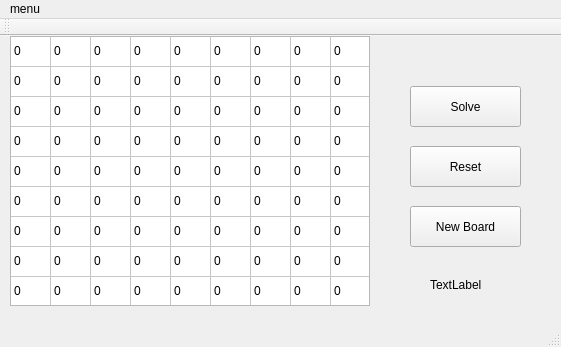
<?xml version="1.0" encoding="UTF-8"?>
<ui version="4.0">
 <class>MainWindow</class>
 <widget class="QMainWindow" name="MainWindow">
  <property name="geometry">
   <rect>
    <x>0</x>
    <y>0</y>
    <width>561</width>
    <height>347</height>
   </rect>
  </property>
  <property name="sizePolicy">
   <sizepolicy hsizetype="Maximum" vsizetype="Preferred">
    <horstretch>0</horstretch>
    <verstretch>0</verstretch>
   </sizepolicy>
  </property>
  <property name="windowTitle">
   <string>sudoku!</string>
  </property>
  <widget class="QWidget" name="centralWidget">
   <widget class="QPushButton" name="solve">
    <property name="geometry">
     <rect>
      <x>410</x>
      <y>50</y>
      <width>111</width>
      <height>41</height>
     </rect>
    </property>
    <property name="text">
     <string>Solve</string>
    </property>
   </widget>
   <widget class="QTableWidget" name="table">
    <property name="geometry">
     <rect>
      <x>10</x>
      <y>0</y>
      <width>360</width>
      <height>270</height>
     </rect>
    </property>
    <property name="minimumSize">
     <size>
      <width>360</width>
      <height>270</height>
     </size>
    </property>
    <property name="verticalScrollBarPolicy">
     <enum>Qt::ScrollBarAlwaysOff</enum>
    </property>
    <property name="horizontalScrollBarPolicy">
     <enum>Qt::ScrollBarAlwaysOff</enum>
    </property>
    <property name="editTriggers">
     <set>QAbstractItemView::NoEditTriggers</set>
    </property>
    <attribute name="horizontalHeaderVisible">
     <bool>false</bool>
    </attribute>
    <attribute name="horizontalHeaderMinimumSectionSize">
     <number>40</number>
    </attribute>
    <attribute name="horizontalHeaderDefaultSectionSize">
     <number>40</number>
    </attribute>
    <attribute name="horizontalHeaderHighlightSections">
     <bool>true</bool>
    </attribute>
    <attribute name="verticalHeaderVisible">
     <bool>false</bool>
    </attribute>
    <row>
     <property name="text">
      <string>新建行</string>
     </property>
    </row>
    <row>
     <property name="text">
      <string>新建行</string>
     </property>
    </row>
    <row>
     <property name="text">
      <string>新建行</string>
     </property>
    </row>
    <row>
     <property name="text">
      <string>新建行</string>
     </property>
    </row>
    <row>
     <property name="text">
      <string>新建行</string>
     </property>
    </row>
    <row>
     <property name="text">
      <string>新建行</string>
     </property>
    </row>
    <row>
     <property name="text">
      <string>新建行</string>
     </property>
    </row>
    <row>
     <property name="text">
      <string>新建行</string>
     </property>
    </row>
    <row>
     <property name="text">
      <string>新建行</string>
     </property>
    </row>
    <column>
     <property name="text">
      <string>新建列</string>
     </property>
    </column>
    <column>
     <property name="text">
      <string>新建列</string>
     </property>
    </column>
    <column>
     <property name="text">
      <string>新建列</string>
     </property>
    </column>
    <column>
     <property name="text">
      <string>新建列</string>
     </property>
    </column>
    <column>
     <property name="text">
      <string>新建列</string>
     </property>
    </column>
    <column>
     <property name="text">
      <string>新建列</string>
     </property>
    </column>
    <column>
     <property name="text">
      <string>新建列</string>
     </property>
    </column>
    <column>
     <property name="text">
      <string>新建列</string>
     </property>
    </column>
    <column>
     <property name="text">
      <string>新建列</string>
     </property>
    </column>
    <item row="0" column="0">
     <property name="text">
      <string>0</string>
     </property>
    </item>
    <item row="0" column="1">
     <property name="text">
      <string>0</string>
     </property>
    </item>
    <item row="0" column="2">
     <property name="text">
      <string>0</string>
     </property>
    </item>
    <item row="0" column="3">
     <property name="text">
      <string>0</string>
     </property>
    </item>
    <item row="0" column="4">
     <property name="text">
      <string>0</string>
     </property>
    </item>
    <item row="0" column="5">
     <property name="text">
      <string>0</string>
     </property>
    </item>
    <item row="0" column="6">
     <property name="text">
      <string>0</string>
     </property>
    </item>
    <item row="0" column="7">
     <property name="text">
      <string>0</string>
     </property>
    </item>
    <item row="0" column="8">
     <property name="text">
      <string>0</string>
     </property>
    </item>
    <item row="1" column="0">
     <property name="text">
      <string>0</string>
     </property>
    </item>
    <item row="1" column="1">
     <property name="text">
      <string>0</string>
     </property>
    </item>
    <item row="1" column="2">
     <property name="text">
      <string>0</string>
     </property>
    </item>
    <item row="1" column="3">
     <property name="text">
      <string>0</string>
     </property>
    </item>
    <item row="1" column="4">
     <property name="text">
      <string>0</string>
     </property>
    </item>
    <item row="1" column="5">
     <property name="text">
      <string>0</string>
     </property>
    </item>
    <item row="1" column="6">
     <property name="text">
      <string>0</string>
     </property>
    </item>
    <item row="1" column="7">
     <property name="text">
      <string>0</string>
     </property>
    </item>
    <item row="1" column="8">
     <property name="text">
      <string>0</string>
     </property>
    </item>
    <item row="2" column="0">
     <property name="text">
      <string>0</string>
     </property>
    </item>
    <item row="2" column="1">
     <property name="text">
      <string>0</string>
     </property>
    </item>
    <item row="2" column="2">
     <property name="text">
      <string>0</string>
     </property>
    </item>
    <item row="2" column="3">
     <property name="text">
      <string>0</string>
     </property>
    </item>
    <item row="2" column="4">
     <property name="text">
      <string>0</string>
     </property>
    </item>
    <item row="2" column="5">
     <property name="text">
      <string>0</string>
     </property>
    </item>
    <item row="2" column="6">
     <property name="text">
      <string>0</string>
     </property>
    </item>
    <item row="2" column="7">
     <property name="text">
      <string>0</string>
     </property>
    </item>
    <item row="2" column="8">
     <property name="text">
      <string>0</string>
     </property>
    </item>
    <item row="3" column="0">
     <property name="text">
      <string>0</string>
     </property>
    </item>
    <item row="3" column="1">
     <property name="text">
      <string>0</string>
     </property>
    </item>
    <item row="3" column="2">
     <property name="text">
      <string>0</string>
     </property>
    </item>
    <item row="3" column="3">
     <property name="text">
      <string>0</string>
     </property>
    </item>
    <item row="3" column="4">
     <property name="text">
      <string>0</string>
     </property>
    </item>
    <item row="3" column="5">
     <property name="text">
      <string>0</string>
     </property>
    </item>
    <item row="3" column="6">
     <property name="text">
      <string>0</string>
     </property>
    </item>
    <item row="3" column="7">
     <property name="text">
      <string>0</string>
     </property>
    </item>
    <item row="3" column="8">
     <property name="text">
      <string>0</string>
     </property>
    </item>
    <item row="4" column="0">
     <property name="text">
      <string>0</string>
     </property>
    </item>
    <item row="4" column="1">
     <property name="text">
      <string>0</string>
     </property>
    </item>
    <item row="4" column="2">
     <property name="text">
      <string>0</string>
     </property>
    </item>
    <item row="4" column="3">
     <property name="text">
      <string>0</string>
     </property>
    </item>
    <item row="4" column="4">
     <property name="text">
      <string>0</string>
     </property>
    </item>
    <item row="4" column="5">
     <property name="text">
      <string>0</string>
     </property>
    </item>
    <item row="4" column="6">
     <property name="text">
      <string>0</string>
     </property>
    </item>
    <item row="4" column="7">
     <property name="text">
      <string>0</string>
     </property>
    </item>
    <item row="4" column="8">
     <property name="text">
      <string>0</string>
     </property>
    </item>
    <item row="5" column="0">
     <property name="text">
      <string>0</string>
     </property>
    </item>
    <item row="5" column="1">
     <property name="text">
      <string>0</string>
     </property>
    </item>
    <item row="5" column="2">
     <property name="text">
      <string>0</string>
     </property>
    </item>
    <item row="5" column="3">
     <property name="text">
      <string>0</string>
     </property>
    </item>
    <item row="5" column="4">
     <property name="text">
      <string>0</string>
     </property>
    </item>
    <item row="5" column="5">
     <property name="text">
      <string>0</string>
     </property>
    </item>
    <item row="5" column="6">
     <property name="text">
      <string>0</string>
     </property>
    </item>
    <item row="5" column="7">
     <property name="text">
      <string>0</string>
     </property>
    </item>
    <item row="5" column="8">
     <property name="text">
      <string>0</string>
     </property>
    </item>
    <item row="6" column="0">
     <property name="text">
      <string>0</string>
     </property>
    </item>
    <item row="6" column="1">
     <property name="text">
      <string>0</string>
     </property>
    </item>
    <item row="6" column="2">
     <property name="text">
      <string>0</string>
     </property>
    </item>
    <item row="6" column="3">
     <property name="text">
      <string>0</string>
     </property>
    </item>
    <item row="6" column="4">
     <property name="text">
      <string>0</string>
     </property>
    </item>
    <item row="6" column="5">
     <property name="text">
      <string>0</string>
     </property>
    </item>
    <item row="6" column="6">
     <property name="text">
      <string>0</string>
     </property>
    </item>
    <item row="6" column="7">
     <property name="text">
      <string>0</string>
     </property>
    </item>
    <item row="6" column="8">
     <property name="text">
      <string>0</string>
     </property>
    </item>
    <item row="7" column="0">
     <property name="text">
      <string>0</string>
     </property>
    </item>
    <item row="7" column="1">
     <property name="text">
      <string>0</string>
     </property>
    </item>
    <item row="7" column="2">
     <property name="text">
      <string>0</string>
     </property>
    </item>
    <item row="7" column="3">
     <property name="text">
      <string>0</string>
     </property>
    </item>
    <item row="7" column="4">
     <property name="text">
      <string>0</string>
     </property>
    </item>
    <item row="7" column="5">
     <property name="text">
      <string>0</string>
     </property>
    </item>
    <item row="7" column="6">
     <property name="text">
      <string>0</string>
     </property>
    </item>
    <item row="7" column="7">
     <property name="text">
      <string>0</string>
     </property>
    </item>
    <item row="7" column="8">
     <property name="text">
      <string>0</string>
     </property>
    </item>
    <item row="8" column="0">
     <property name="text">
      <string>0</string>
     </property>
    </item>
    <item row="8" column="1">
     <property name="text">
      <string>0</string>
     </property>
    </item>
    <item row="8" column="2">
     <property name="text">
      <string>0</string>
     </property>
    </item>
    <item row="8" column="3">
     <property name="text">
      <string>0</string>
     </property>
    </item>
    <item row="8" column="4">
     <property name="text">
      <string>0</string>
     </property>
    </item>
    <item row="8" column="5">
     <property name="text">
      <string>0</string>
     </property>
    </item>
    <item row="8" column="6">
     <property name="text">
      <string>0</string>
     </property>
    </item>
    <item row="8" column="7">
     <property name="text">
      <string>0</string>
     </property>
    </item>
    <item row="8" column="8">
     <property name="text">
      <string>0</string>
     </property>
    </item>
   </widget>
   <widget class="QLabel" name="label">
    <property name="geometry">
     <rect>
      <x>430</x>
      <y>240</y>
      <width>67</width>
      <height>17</height>
     </rect>
    </property>
    <property name="text">
     <string>TextLabel</string>
    </property>
   </widget>
   <widget class="QPushButton" name="pushButton">
    <property name="geometry">
     <rect>
      <x>410</x>
      <y>110</y>
      <width>111</width>
      <height>41</height>
     </rect>
    </property>
    <property name="text">
     <string>Reset</string>
    </property>
   </widget>
   <widget class="QPushButton" name="New_Board">
    <property name="geometry">
     <rect>
      <x>410</x>
      <y>170</y>
      <width>111</width>
      <height>41</height>
     </rect>
    </property>
    <property name="text">
     <string>New Board</string>
    </property>
   </widget>
   <zorder>table</zorder>
   <zorder>solve</zorder>
   <zorder>label</zorder>
   <zorder>pushButton</zorder>
   <zorder>New_Board</zorder>
  </widget>
  <widget class="QToolBar" name="mainToolBar">
   <attribute name="toolBarArea">
    <enum>TopToolBarArea</enum>
   </attribute>
   <attribute name="toolBarBreak">
    <bool>false</bool>
   </attribute>
  </widget>
  <widget class="QStatusBar" name="statusBar"/>
  <widget class="QMenuBar" name="menuBar">
   <property name="geometry">
    <rect>
     <x>0</x>
     <y>0</y>
     <width>561</width>
     <height>22</height>
    </rect>
   </property>
   <widget class="QMenu" name="menuMenu">
    <property name="title">
     <string>menu</string>
    </property>
    <addaction name="action"/>
   </widget>
   <addaction name="menuMenu"/>
  </widget>
  <action name="actionExit">
   <property name="text">
    <string>exit</string>
   </property>
   <property name="shortcut">
    <string>Alt+Q</string>
   </property>
  </action>
  <action name="action">
   <property name="text">
    <string>new game</string>
   </property>
   <property name="shortcut">
    <string>Alt+N</string>
   </property>
  </action>
 </widget>
 <layoutdefault spacing="6" margin="11"/>
 <resources/>
 <connections/>
 <buttongroups>
  <buttongroup name="buttonGroup"/>
 </buttongroups>
</ui>
